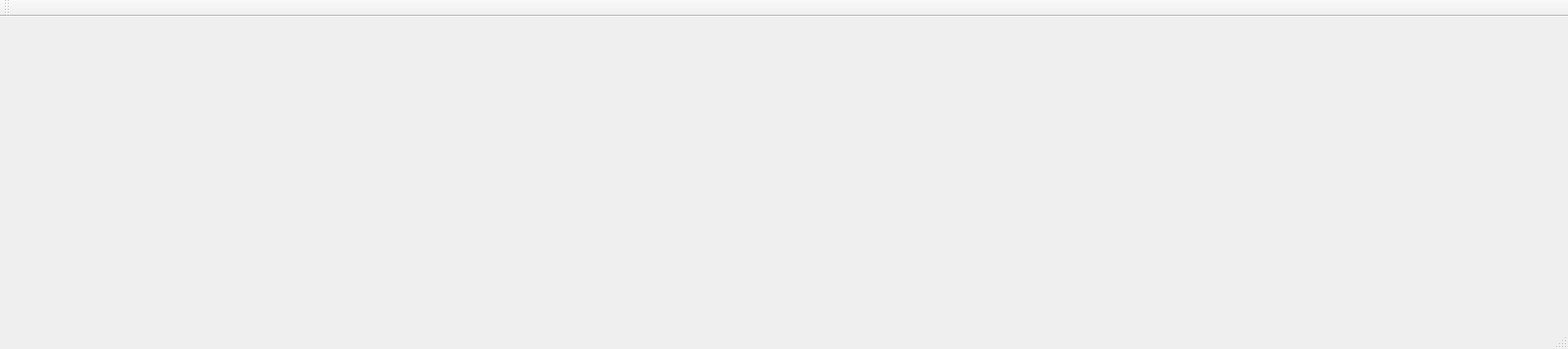
<?xml version="1.0" encoding="UTF-8"?>
<ui version="4.0">
 <class>WoodLightSimClass</class>
 <widget class="QMainWindow" name="WoodLightSimClass">
  <property name="geometry">
   <rect>
    <x>0</x>
    <y>0</y>
    <width>1597</width>
    <height>355</height>
   </rect>
  </property>
  <property name="windowTitle">
   <string>WoodLightSim</string>
  </property>
  <widget class="QWidget" name="centralWidget">
   <layout class="QGridLayout" name="gridLayout">
    <item row="0" column="0">
     <widget class="WoodLightWidget" name="widget" native="true"/>
    </item>
   </layout>
  </widget>
  <widget class="QMenuBar" name="menuBar">
   <property name="geometry">
    <rect>
     <x>0</x>
     <y>0</y>
     <width>1597</width>
     <height>21</height>
    </rect>
   </property>
  </widget>
  <widget class="QToolBar" name="mainToolBar">
   <attribute name="toolBarArea">
    <enum>TopToolBarArea</enum>
   </attribute>
   <attribute name="toolBarBreak">
    <bool>false</bool>
   </attribute>
  </widget>
  <widget class="QStatusBar" name="statusBar"/>
 </widget>
 <layoutdefault spacing="6" margin="11"/>
 <customwidgets>
  <customwidget>
   <class>WoodLightWidget</class>
   <extends>QWidget</extends>
   <header>WoodLightWidget.h</header>
   <container>1</container>
  </customwidget>
 </customwidgets>
 <resources>
  <include location="WoodLightSim.qrc"/>
 </resources>
 <connections/>
</ui>
